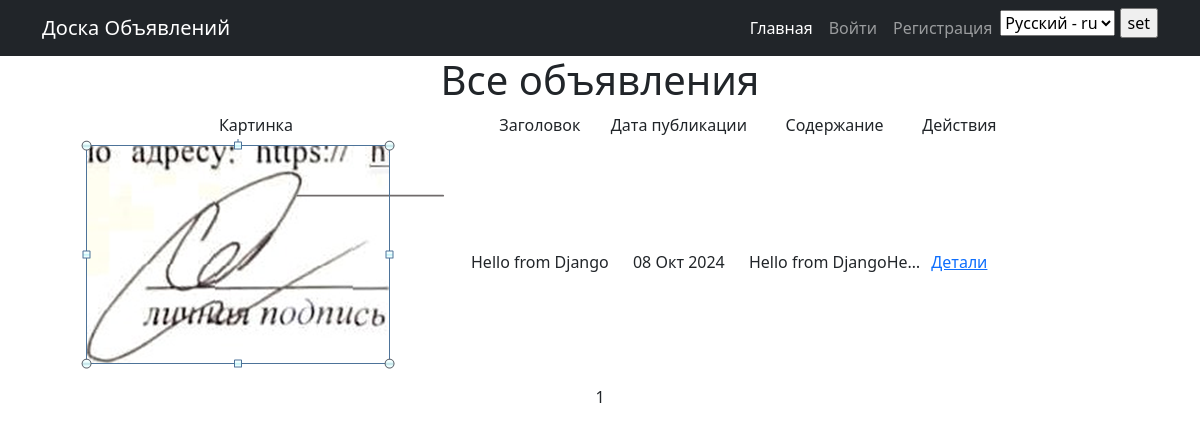
The app's page /, older data.
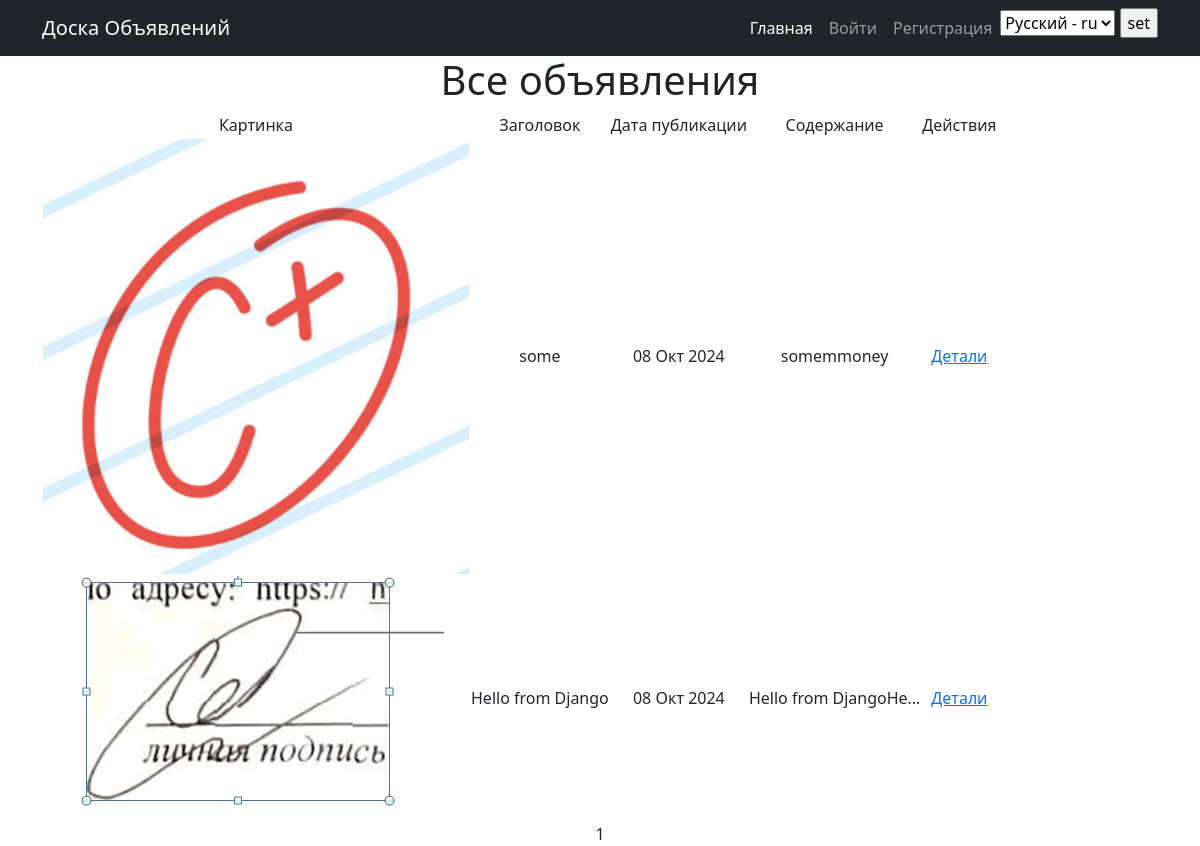
The same page, newer data.
### desk/models.py (models this page shows, shortened)
class Post(models.Model):
    title = models.CharField(max_length=200, verbose_name=_('Заголовок поста'))
    text = models.TextField(verbose_name=_('Содержание поста'))
    author = models.ForeignKey(User, on_delete=models.CASCADE, verbose_name=_('Автор поста'))
    category = models.CharField(max_length=2, choices=CATEGORY_CHOICE, verbose_name=_('Категория поста'))
    datecreation = models.DateTimeField(auto_now_add=True)

class Image(models.Model):
    file = models.ImageField(upload_to='desk/gallery/images', verbose_name=_('Картинка'))
    post = ForeignKey(Post, on_delete=models.CASCADE, verbose_name=_('Пост'))

### desk/views.py (the view)
# urls.py: path('', PostListView.as_view(), name='MainPage'),
class PostListView(ListView):
    model = Post
    ordering = '-datecreation'
    template_name = 'MainPage.html'
    context_object_name = 'main'
    paginate_by = 10

### desk/templatetags/custom_filters.py (called while the page is built)
@register.filter
def is_image_exist(value: Post) -> bool:
    if Image.objects.filter(post=value.pk).first():
        return True
    else:
        return False

@register.filter
def preview(value: Post) -> Image:
    image = Image.objects.filter(post=value.pk).first()
    return image.file.url

### templates/MainPage.html (shortened to what this page needs)
{% extends 'flatpages/default.html' %}
{% load i18n %}
{% load static %}
{% load custom_filters %}
{% load custom_tags %}
{% block content %}
<h1>{% trans 'Все объявления' %}</h1>
    {% if main %}
        <table>
            <tr>
                <td>{% trans 'Картинка' %}</td>
                <td>{% trans 'Заголовок' %}</td>
                <td>{% trans 'Дата публикации' %}</td>
                <td>{% trans 'Содержание' %}</td>
                <td>{% trans 'Действия' %}</td>
            </tr>
            {% for post in main %}
            <tr>
                <td>{% if post|is_image_exist %}
                        <img class="card-img-top" src="{{ post|preview }}"/>
                    {% else %}
                        <img class="card-img-top" src={% static 'img/empty.jpg' %} />
                    {% endif %}
                </td>
                <td>{{ post.title}}</td>
                <td>{{ post.datecreation|date:'d M Y'}}</td>
                <td>{{ post.text|truncatechars:20 }}</td>
                <td>
                    <a href="{% url 'PostReview' pk=post.id %}">{% trans 'Детали' %}</a>
                </td>
            </tr>
            {% endfor %}
        </table>
<footer>
    {{ page_obj.number }}
</footer>
{% endblock content %}

Row changes from the older to the newer data that the page shows:
added Post: id.file (picture), title "some", datecreation "08 Окт 2024", text "somemmoney"
